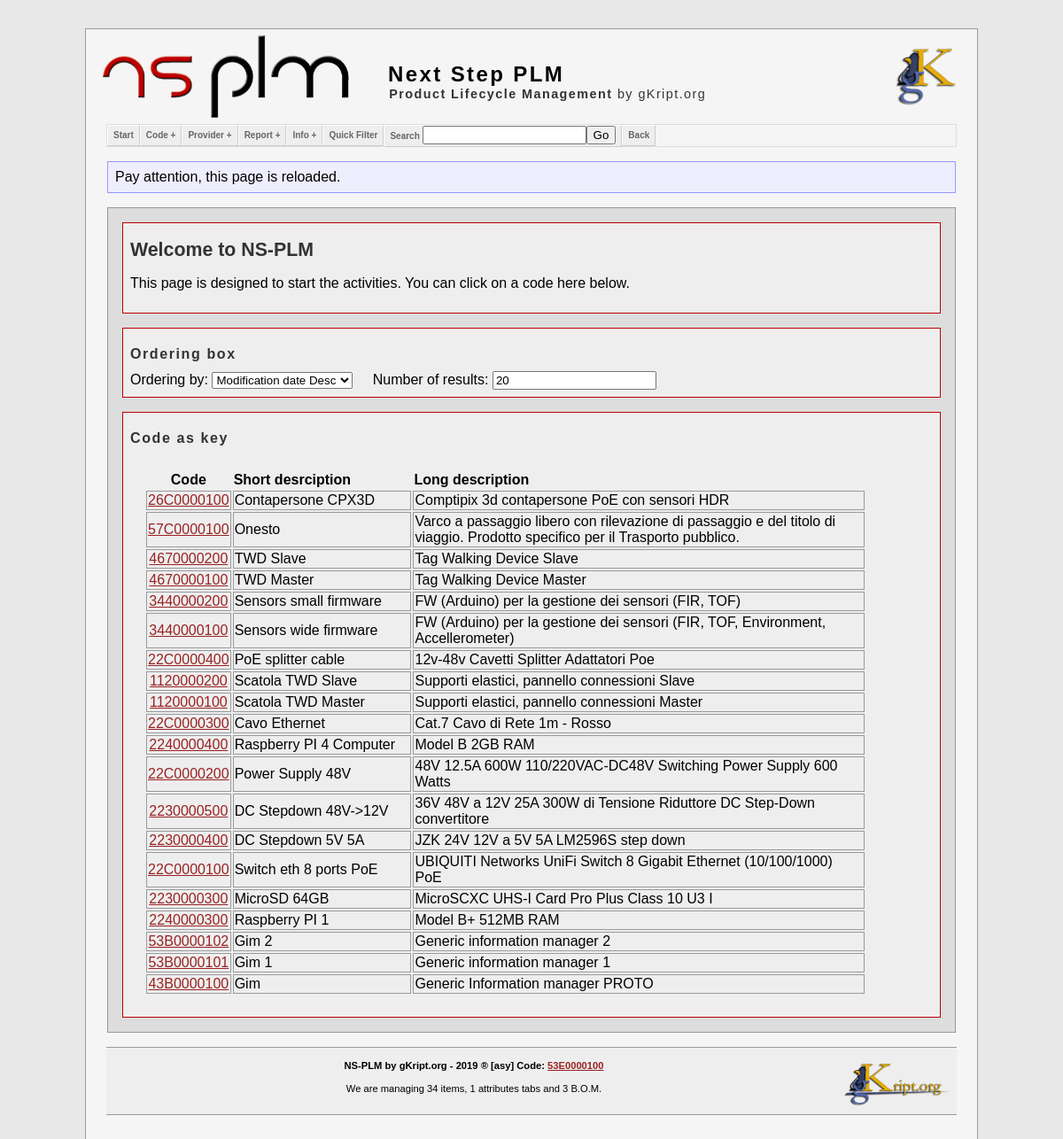
The page / on the database its author committed.
### tables this page shows
CREATE TABLE IF NOT EXISTS `elenco_codici` (
  `idCodice` int(11) NOT NULL AUTO_INCREMENT,
  `codice` varchar(10) NOT NULL,
  `T` int(1) NOT NULL,
  `CG` varchar(3) NOT NULL,
  `CS` varchar(3) NOT NULL,
  `abbreviazione` text NOT NULL,
  `descrizione` text NOT NULL,
  `dbCodici` int(11) NOT NULL DEFAULT 0,
  `createTS` timestamp NOT NULL DEFAULT current_timestamp(),
  `modifyTS` timestamp NOT NULL DEFAULT current_timestamp() ON UPDATE current_timestamp(),
  PRIMARY KEY (`idCodice`),
  UNIQUE KEY `codice` (`codice`)
);

CREATE TABLE IF NOT EXISTS `statistics` (
  `statid` int(11) NOT NULL AUTO_INCREMENT,
  `name` varchar(32) NOT NULL,
  `value` varchar(32) NOT NULL,
  `timest` timestamp NOT NULL DEFAULT current_timestamp(),
  UNIQUE KEY `statid` (`statid`)
);

### src/php/mysqli_utils.php (called while the page is built, shortened)
<?php
	function query_get_result( $query  , $echo = 0 ) {
		global $mysqli;
		$result = $mysqli->query ( $query ) or
			die( "query_single_line() : Problem with query<br/>&nbsp;&nbsp;&nbsp;&nbsp;Query true: $query<br/>&nbsp;&nbsp;&nbsp;&nbsp;MySql :" . $mysqli->error ."<br/>" );
		if ( $result->num_rows != 0 )
			return $result;
		else
			return NULL;
	}
	function query_get_a_field( $query , $fname  , $echo = 0 ) {
		$result = query_get_result( $query );
		if ( $row = $result->fetch_array() )
			return $row[ $fname ];
		else
			return 0;
	}
	function query_get_num_rows( $query , $echo = 0 ) {
		global $mysqli;
		$result = $mysqli->query ( $query ) or
			die( "query_single_line() : Problem with query<br/>&nbsp;&nbsp;&nbsp;&nbsp;Query : $query<br/>&nbsp;&nbsp;&nbsp;&nbsp;MySql :" . $mysqli->error ."<br/>" );
		return $result->num_rows;
	}
?>

### src/php/statistics.php (called while the page is built, shortened)
<?php
	function stat_codes_total_from_stats( $sentence = 1 ) {
		$sql = "SELECT * FROM `statistics` WHERE `name` = 'CodeCountDaily' ORDER BY `statistics`.`timest` DESC LIMIT 0,1";
		$value = query_get_a_field( $sql , "value" );
		if ( $sentence )
			return "We are managing $value codes!";
		else
			return $value;
	}
	function stat_attributes_total_from_stats( $sentence = 1 ) {
		$sql = "SELECT * FROM `statistics` WHERE `name` = 'AttribCountDaily' ORDER BY `statistics`.`timest` DESC LIMIT 0,1";
		$value = query_get_a_field( $sql , "value" );
		if ( $sentence )
			return "We are managing $value attributes!";
		else
			return $value;
	}
	function stat_bom_total_from_stats( $sentence = 1 ) {
		$sql = "SELECT * FROM `statistics` WHERE `name` = 'BomCountDaily' ORDER BY `statistics`.`timest` DESC LIMIT 0,1";
		$value = query_get_a_field( $sql , "value" );
		if ( $sentence )
			return "We are managing $value B.O.M.!";
		else
			return $value;
	}
 ?>

### src/php/code_functions.php (the view, shortened to what this page needs)
<?php
	function code_link( $code , $link = "code.php?code" ) {
		echo '<a href="' . $link . "=" . $code . '">' . $code . "</a>";
	}
?>

### src/php/includes.php (shortened to what this page needs)
<?php
	require_once( NSID_PLM_SRC_PHP."statistics.php" );
	require_once( NSID_PLM_SRC_PHP."mysqli_utils.php" );
	require_once( NSID_PLM_SRC_PHP."utils.php" );
	require_once( NSID_PLM_SRC_PHP."form_elements.php" );
?>
<!DOCTYPE html PUBLIC "-//W3C//DTD XHTML 1.0 Transitional//EN" "http://www.w3.org/TR/xhtml1/DTD/xhtml1-transitional.dtd">
<html xmlns="http://www.w3.org/1999/xhtml">
	<head>
	</head>

### src/php/utils.php (shortened to what this page needs)
<?php
	function println( $text ) {
		echo $text . "\n";
	}
	function link_css( $name , $path , $src = "local"  ) {
		if ( $src == "local" ) {
			$fname = $path . $name;
			println( "<link rel=\"stylesheet\" href=\"$fname\" type=\"text/css\" />" );
		}
		else if ( $src == "online" ) {
			println( "<link rel=\"stylesheet\" href=\"$path\" type=\"text/css\" />" );
		}
	}
?>
<?php
	function get_check( $var , $notset = "" ) {
		$res = isset($_GET[ "$var" ]) ? $_GET[ "$var" ] : NULL;
		if ( $res == NULL )
			$res = $notset;
		return $res;
	}
	function get_current_url() {
		$url  = 'http' . '://'
					. $_SERVER['SERVER_NAME']
					. $_SERVER['REQUEST_URI'];
		return $url;
	}
?>

### src/php/navmenu.php (shortened to what this page needs)
<body>
	<?php
		$back = "";
		$reload = 0;
		if ( isset( $_SERVER["HTTP_REFERER"] ) ) {
			$back = $_SERVER["HTTP_REFERER"];
			if ( $back == get_current_url() )
				$reload = 1;
		}
	?>
<div id="centerColumn">
	<div id="header">
		<table border="0" width="100%" >
			<tr>
				<td width="20%"><a href="index.php" ><img src="src/img/logo/ns-plm.png" border="0" width="310" alt="nsplm logo" /></a></td>
				<td valign="middle" ><h1>Next Step PLM</h1><h2><b>Product Lifecycle Management</b> by gKript.org</h2></td>
				<td width="20%"><img src="src/img/logo/gk.png" border="0" width="90px" style="float: right; vertical-align: middle; padding-right:20px;" alt="gk logo" /></td>
			</tr>
		</table>
	</div>
	<div style="border:1px solid #ddd; margin-left: 15px; margin-right: 15px;" >
		<Form Name ="menu_srch" Method ="GET" ACTION = "index.php">
			<ul id="navmenu">
				<li><a href="index.php">Start</a></li>
				<li><a href="">Code +</a>
				</li>
				<li><a href="">Provider +</a>
				</li>
				<li><a href="code.php?code=0">Report +</a>
				</li>
				<li><a>Info +</a>
				</li>
				<li><a href="code.php?code=0&action=filter">Quick Filter</a></li>
				<li><a>Search <INPUT TYPE = "Text" NAME = "text"><INPUT TYPE = "Submit" Name = "src" VALUE = "Go"></a></li>
				<li><a href="<?php echo $back; ?>">Back</a></li>
			</ul>
		</FORM>
	</div>
	<?php
	if ( $reload )
		emphasis( "" , "Pay attention, this page is reloaded." );
	?>

### index.php (shortened to what this page needs)
<?php
	require NSID_PLM_SRC_PHP . 'includes.php';
	require NSID_PLM_SRC_PHP . 'code_functions.php';
	$db = new config_database();
	$mysqli = new mysqli( $db->host , $db->username , $db->password , $db->dbname , $db->port );
?>
<?php
	include NSID_PLM_SRC_PHP . 'navmenu.php';
?>
<?php
	$T			= get_check( 'T' 			, "_" );
	$G			= get_check( 'G' 			, "_" );
	$S 			= get_check( 'S' 			, "_" );
	$text 	= get_check( 'text'					);
	$order 	= get_check( 'order'	, "mod_desc"	);
	$src		= get_check( 'src'					);
	$action = get_check( 'action' 			);
	$limit	=	get_check( 'limit' 	, 20	);
	$sql = "";
	$nores = 0;
	if ( ( ! $order ) || ( $order == "cod_desc" ) )
		$sorder = "ORDER BY `elenco_codici`.`codice` DESC";
	else if ( $order == "cod_asc" )
		$sorder = "ORDER BY `elenco_codici`.`codice` ASC";
	else if ( $order == "short_desc" )
		$sorder = "ORDER BY `elenco_codici`.`abbreviazione` DESC";
	else if ( $order == "short_asc" )
		$sorder = "ORDER BY `elenco_codici`.`abbreviazione` ASC";
	else if ( $order == "long_desc" )
		$sorder = "ORDER BY `elenco_codici`.`descrizione` DESC";
	else if ( $order == "long_asc" )
		$sorder = "ORDER BY `elenco_codici`.`descrizione` ASC";
	else if ( $order == "creat_desc" )
		$sorder = "ORDER BY `elenco_codici`.`createTS` DESC";
	else if ( $order == "creat_asc" )
		$sorder = "ORDER BY `elenco_codici`.`createTS` ASC";
	else if ( $order == "mod_desc" )
		$sorder = "ORDER BY `elenco_codici`.`modifyTS` DESC";
	if ( ( $T != "_" ) || ( $G != "_" ) || ( $S != "_" ) || ( $text != "" ) ) {
		$test = 0;
		$activity = 1;
		if ( $text == "" ) {
			if ( ( $T == "x" ) || ( $T == "" ) )	$T = "_";
			if ( ( $G == "x" ) || ( $G == "" ) )	$G = "_";
			if ( ( $S == "x" ) || ( $S == "" ) )	$S = "_";
			$str = "&nbsp;&nbsp;&nbsp;&nbsp;Context: \"" . $T.$G.$S . "\"";
			$insflt = "WHERE `codice` LIKE '".$T.$G.$S."%'";
			$sql = "SELECT * FROM `elenco_codici` $insflt $sorder Limit 0,$limit;";
			if ( query_get_num_rows( $sql ) )	$test++;
		}
		else {
			if ( is_context( $text ) ) {
				$upstr = strtoupper( $text );
				$T = substr( $upstr , 0 , 1 );
				$G = substr( $upstr , 1 , 1 );
				$S = substr( $upstr , 2 , 1 );
			}
			$sql = "SELECT * FROM `elenco_codici` WHERE `codice` LIKE '%$text%' $sorder Limit 0,$limit;";
			if ( query_get_num_rows( $sql ) )	$test++;
			$sql = "SELECT * FROM `elenco_codici` WHERE `abbreviazione` LIKE '%$text%' $sorder Limit 0,$limit;";
			if ( query_get_num_rows( $sql ) )	$test++;
			$sql = "SELECT * FROM `elenco_codici` WHERE `descrizione` LIKE '%$text%' $sorder Limit 0,$limit;";
			if ( query_get_num_rows( $sql ) )	$test++;
			$str = "&nbsp;&nbsp;&nbsp;&nbsp;" . "Text: \"" . $text . "\"";
			$sql = "";
		}
	}
	else
		$sql = "SELECT * FROM `elenco_codici` $sorder Limit 0,$limit;";
?>
	<div class="insidecodelite">
<?php
	if ( ( ! $src ) and ( ! $action ) ){
?>
		<div class="codelite">
		<h3>Welcome to NS-PLM</h3>
		<p>This page is designed to start the activities. You can click on a code here below.</p>
		</div>
<?php
	}
?>
		<div class="codelite">
			<h2>Ordering box</h2><br/>
<?php
		text_input_composer( "limit" , $limit , "" , "number" , 4 , 4 , 1 , "" , "&nbsp;&nbsp;&nbsp;&nbsp;Number of results: " , "before" );
?>
		</div>
<?php
		$rows = query_get_num_rows( $sql );
		if ( $rows ) {
?>
		<div class="codelite">
			<h2>Code as key</h2><br/>
			<table style="margin:1em;" width="90%">
				<tr>
					<th style="text-align: center;" >Code</th>
					<th>Short desrciption</th>
					<th>Long description</th>
				</tr>
	<?php
			if ($result = $mysqli->query($sql)) {
				for( $r = 0 ; $r < $rows ; $r++ ) {
						$array = $result->fetch_array();
						print( "<td style='text-align: center; border:1px solid #999;' width='10%'>" );
						code_link($array['codice']);
				}
			}
	?>
			</table>
		</div>
<?php
		}
		else
			$nores++;
?>
	</div>
<?php
	include NSID_PLM_SRC_PHP . 'footer.php';
?>

### src/php/form_elements.php (shortened to what this page needs)
<?php
	$A_options = [
		'option0' => [
			'value' => 'x',
			'name' 	=> 'Undefined'
		],
	];
	function open_form( $method , $action , $class = "" , $id = ""	) {
		if ( $class == "" )
			println( "<form method=\"get\" action=\"$action\" id=\"$id\" >" );
		else
			println( "<form method=\"$method\" class=\"$class\" action=\"$action\" id=\"$id\" >" );
	}
	function select_option( $command , $value = "" , $name = "" , $id = 0 ) {
		global $A_options;
		$elementi = count( $A_options );
		if ( $command == "insert" ) {
			$index = "option" . $elementi;
			$A_options[ $index ] = [
				'value' => $value ,
				'name' => $name
			];
			$elementi = count( $A_options );
			return $elementi;
		}
		else if ( $command == "count" ) {
			return $elementi;
		}
		else if ( $command == "reset" ) {
			$A_options = [
				'option0' => [
					'value' => 'x',
					'name' 	=> 'Undefined'
				],
			];
			$elementi = count( $A_options );
			return $elementi;
		}
		else if ( $command == "get" ) {
			$index = "option" . $id;
			$res = array_values( $A_options[ $index ] );
			return $res;
		}
		return 0;
	}
		?>
		<?php
	function select_composer_from_array( $id , $name , $undefined = 0 , $class = "" , $onchange = "" , $select = "" , $nl = 0 , $label = "" , $position = "sx" ) {
		$elements		=	select_option( "count" );
		$r 					= 1;
		if ( $position == "sx" )
			println( "<label for=\"$id\">$label</label>" );
		for( $r ; $r < $elements ; $r++ ) {
				$ssel = "";
				$array = select_option( "get" , "" , "" , $r );
				if ( $array[0] == $select )
					$ssel = " selected ";
				println( "	<option value='" . $array[0] . "'$ssel>" . $array[1] . "</option>" );
		}
	}
	function text_input_composer( $name , $value , $class , $type , $size , $maxlength , $label = 0 , $label_class = "" , $label_text = "" , $label_pos = "after" , $disable = 0 ) {
		if ( ( $label ) && ( $label_pos == "before" )	)
			echo "<label class=\"" . $label_class . "\" for=\"" . $name . "\">$label_text</label>\n";
		$dis = $disable ? "disabled" : "";
		echo "<input id=\"" . $name . "\" name=\"" . $name . "\" class=\"" . $class . "\" type=\"" . $type . "\" size=\"" . $size . "\" maxlength=\"" . $maxlength . "\" value=\"" . $value . "\" " . $dis . " />\n";
	}
?>

### src/php/footer.php
			<div id="footer">
				<div style='text-align: center;' >
					<img src="src/img/logo/gkl.png" border="0" width="130px" alt="gk logo" style="float: right; vertical-align: middle; " />
					<h4>NS-PLM by gKript.org - 2019 &reg; [asy] Code: <a href="code.php?code=53E0000100">53E0000100</a></h4>
					<p>We are managing <?php echo stat_codes_total_from_stats(0); ?> items, <?php echo stat_attributes_total_from_stats(0); ?> attributes tabs and <?php echo stat_bom_total_from_stats(0); ?> B.O.M.</p>
					<br/>
				</div>
			</div>
		</div>
		<br/><br/>
	</body>
</html>

### src/css/menu.css (style rules this page uses)
a { color: #922; }
ul#navmenu { margin: 0; border: 0 none; padding: 0; list-style: none; height: 24px; }
ul#navmenu li { margin: 0; border: 0 none; padding: 0; float: left; display: inline; list-style: none; position: relative; height: 24px; }
ul#navmenu a { border: 1px solid #FFF; border-right-color: #CCC; border-bottom-color: #CCC; padding: 0 6px; float: none !important; float: left; display: block; background: #EEE; color: #666; font: bold 10px/22px Verdana, Arial, Helvetica, sans-serif; text-decoration: none; height: auto !important; height: 1%; }

### src/css/h.css (style rules this page uses)
h1 { font-size: 30pt; }
h2 { color: #333; font-size: 20pt; margin-bottom: 0px; margin-top: 10px; }
h3 { color: #333; font-size: 16pt; margin-bottom: 0px; margin-top: 10px; }

### src/css/body.css (style rules this page uses)
body { margin:0; padding:0; background-color:#e8e8e8; color:#000000; text-align:center; font-family:Arial, Helvetica, sans-serif; font-size:1em; }
.code { margin:1em; padding:.5em; background-color: #eef; border:1px solid #99f; }
.insidecodelite { margin:1em; background-color: #ddd; border:1px solid #999; }
.codelite { margin:1em; padding:.5em; background-color: #eee; border:1px solid #be0000; overflow: auto; }
* { box-sizing: border-box; }
blockquote { margin:1em; padding:.5em; background-color:#f0f0f0; }
#centerColumn { margin-top:2em; margin-left: 6em; margin-right:6em; margin-left:6em; margin-right:6em; padding:1em .5em 2em .5em; background:#f5f5f5; text-align:left; border:1px solid #999999; }
html>body #centerColumn { margin-left:6em; margin-right:6em; }
#centerColumn h2 { margin:0 0 -.5em 0; padding:.75em 0 0 0; font-size:1em; letter-spacing:.1em; }
#header { margin:-1em -.5em 0 -.5em !important; margin:-2em -1em 0 -1em; padding:0 0 10px 0; height:6.7em; background-color:#f5f5f5; }
#header h1 { margin:0 0 -.6em 0; padding:.5em 0 0 1em; font-size:1.5em; letter-spacing:.1em; }
#header h2 { margin:0 0 0 0; padding:1em 0 0 1.75em; font-size:.9em; font-weight:300; letter-spacing:.1em; }
#footer { position:relative; bottom:0; margin: 0 15px 2em 15px; padding:0; line-height:1em; text-align:center; font-size:.7em; background:#eee; border-top:1px solid #999999; border-bottom:1px solid #999999; }

### src/css/view.css (style rules this page uses)
img { behavior:url(css/iepngfix.htc); border:none; }
form ul { font-size:100%; list-style-type:none; margin:0; padding:0; width:100%; }
form li { display:block; margin:0; padding:4px 5px 2px 9px; position:relative; }
form li:after { clear:both; content:"."; display:block; height:0; visibility:hidden; }

### rows shown on the page
elenco_codici: codice "26C0000100"
elenco_codici: codice "57C0000100"
elenco_codici: codice "4670000200"
elenco_codici: codice "4670000100"
elenco_codici: codice "3440000200"
elenco_codici: codice "3440000100"
elenco_codici: codice "22C0000400"
elenco_codici: codice "1120000200"
elenco_codici: codice "1120000100"
elenco_codici: codice "22C0000300"
elenco_codici: codice "2240000400"
elenco_codici: codice "22C0000200"
elenco_codici: codice "2230000500"
elenco_codici: codice "2230000400"
elenco_codici: codice "22C0000100"
elenco_codici: codice "2230000300"
elenco_codici: codice "2240000300"
elenco_codici: codice "53B0000102"
elenco_codici: codice "53B0000101"
elenco_codici: codice "43B0000100"
statistics: value "34"
statistics: value "1"
statistics: value "3"

### other values the page prints
$text "Pay attention, this page is reloaded. Ordering by:"
$label_text "Number of results:"
$text "Contapersone CPX3D Comptipix 3d contapersone PoE con sensori HDR"
$text "Onesto Varco a passaggio libero con rilevazione di passaggio e del titolo di viaggio. Prodotto specifico per il Trasporto pubblico."
$text "TWD Slave Tag Walking Device Slave"
$text "TWD Master Tag Walking Device Master"
$text "Sensors small firmware FW (Arduino) per la gestione dei sensori (FIR, TOF)"
$text "Sensors wide firmware FW (Arduino) per la gestione dei sensori (FIR, TOF, Environment, Accellerometer)"
$text "PoE splitter cable 12v-48v Cavetti Splitter Adattatori Poe"
$text "Scatola TWD Slave Supporti elastici, pannello connessioni Slave"
$text "Scatola TWD Master Supporti elastici, pannello connessioni Master"
$text "Cavo Ethernet Cat.7 Cavo di Rete 1m - Rosso"
$text "Raspberry PI 4 Computer Model B 2GB RAM"
$text "Power Supply 48V 48V 12.5A 600W 110/220VAC-DC48V Switching Power Supply 600 Watts"
$text "DC Stepdown 48V->12V 36V 48V a 12V 25A 300W di Tensione Riduttore DC Step-Down convertitore"
